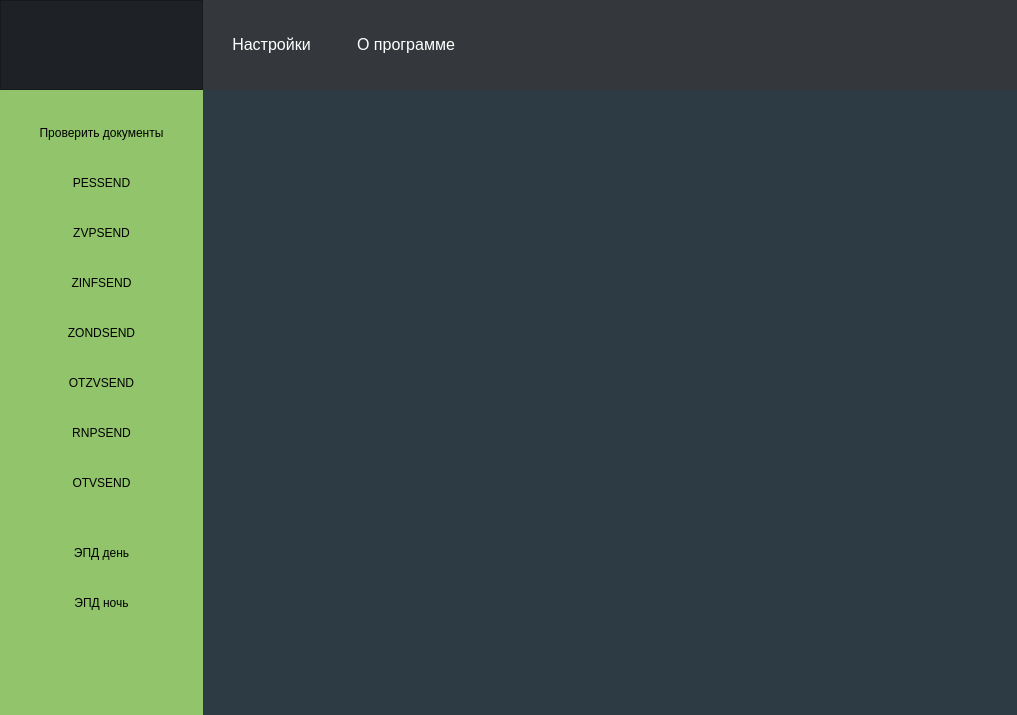
<?xml version="1.0" encoding="UTF-8"?>
<ui version="4.0">
 <class>MainWindow</class>
 <widget class="QMainWindow" name="MainWindow">
  <property name="geometry">
   <rect>
    <x>0</x>
    <y>0</y>
    <width>1017</width>
    <height>715</height>
   </rect>
  </property>
  <property name="windowTitle">
   <string>MainWindow</string>
  </property>
  <property name="styleSheet">
   <string notr="true">background-color: rgb(45, 59, 68);</string>
  </property>
  <widget class="QWidget" name="centralwidget">
   <layout class="QVBoxLayout" name="verticalLayout" stretch="0,0">
    <property name="spacing">
     <number>0</number>
    </property>
    <property name="leftMargin">
     <number>0</number>
    </property>
    <property name="topMargin">
     <number>0</number>
    </property>
    <property name="rightMargin">
     <number>0</number>
    </property>
    <property name="bottomMargin">
     <number>0</number>
    </property>
    <item>
     <widget class="QWidget" name="widget_2" native="true">
      <property name="minimumSize">
       <size>
        <width>0</width>
        <height>90</height>
       </size>
      </property>
      <property name="maximumSize">
       <size>
        <width>16777215</width>
        <height>90</height>
       </size>
      </property>
      <property name="styleSheet">
       <string notr="true">QWidget{
	background-color: rgb(52, 56, 60);
}
</string>
      </property>
      <layout class="QHBoxLayout" name="horizontalLayout" stretch="1,4">
       <property name="spacing">
        <number>0</number>
       </property>
       <property name="leftMargin">
        <number>0</number>
       </property>
       <property name="topMargin">
        <number>0</number>
       </property>
       <property name="rightMargin">
        <number>0</number>
       </property>
       <property name="bottomMargin">
        <number>0</number>
       </property>
       <item>
        <widget class="QFrame" name="frame_4">
         <property name="styleSheet">
          <string notr="true">QWidget{
background-color: rgb(30, 34, 38);
}</string>
         </property>
         <property name="frameShape">
          <enum>QFrame::StyledPanel</enum>
         </property>
         <property name="frameShadow">
          <enum>QFrame::Raised</enum>
         </property>
         <layout class="QVBoxLayout" name="verticalLayout_2">
          <item>
           <widget class="QLabel" name="label">
            <property name="text">
             <string/>
            </property>
            <property name="pixmap">
             <pixmap resource="resource.qrc">:/bank.png</pixmap>
            </property>
            <property name="scaledContents">
             <bool>false</bool>
            </property>
            <property name="alignment">
             <set>Qt::AlignCenter</set>
            </property>
           </widget>
          </item>
         </layout>
        </widget>
       </item>
       <item>
        <widget class="QWidget" name="widget_5" native="true">
         <property name="styleSheet">
          <string notr="true">.QPushButton {
color: white;
border: none;
padding-left: 20px;
padding-right: 20px;
}
.QPushButton:hover {
color: red;
border: none;
padding-left: 20px;
padding-right: 20px;
}</string>
         </property>
         <layout class="QHBoxLayout" name="horizontalLayout_3">
          <item>
           <widget class="QPushButton" name="pushButton">
            <property name="font">
             <font>
              <pointsize>12</pointsize>
              <weight>50</weight>
              <bold>false</bold>
             </font>
            </property>
            <property name="text">
             <string>Настройки</string>
            </property>
           </widget>
          </item>
          <item>
           <widget class="QPushButton" name="pushButton_2">
            <property name="font">
             <font>
              <pointsize>12</pointsize>
              <weight>50</weight>
              <bold>false</bold>
             </font>
            </property>
            <property name="text">
             <string>О программе</string>
            </property>
           </widget>
          </item>
          <item>
           <spacer name="horizontalSpacer">
            <property name="orientation">
             <enum>Qt::Horizontal</enum>
            </property>
            <property name="sizeHint" stdset="0">
             <size>
              <width>40</width>
              <height>20</height>
             </size>
            </property>
           </spacer>
          </item>
         </layout>
        </widget>
       </item>
      </layout>
     </widget>
    </item>
    <item>
     <widget class="QWidget" name="widget" native="true">
      <property name="minimumSize">
       <size>
        <width>0</width>
        <height>0</height>
       </size>
      </property>
      <property name="maximumSize">
       <size>
        <width>16777215</width>
        <height>16777215</height>
       </size>
      </property>
      <layout class="QHBoxLayout" name="horizontalLayout_2" stretch="1,4">
       <property name="spacing">
        <number>0</number>
       </property>
       <property name="leftMargin">
        <number>0</number>
       </property>
       <property name="topMargin">
        <number>0</number>
       </property>
       <property name="rightMargin">
        <number>0</number>
       </property>
       <property name="bottomMargin">
        <number>0</number>
       </property>
       <item>
        <widget class="QWidget" name="widget" native="true">
         <property name="styleSheet">
          <string notr="true">QWidget{
	background-color: #91C46B;
}

.QPushButton {
background-color: #91C46B;;
border-radius: 5px;
}
.QPushButton:hover {
background-color: #6d934f;;
border-radius: 5px;

}</string>
         </property>
         <layout class="QVBoxLayout" name="verticalLayout_3">
          <property name="spacing">
           <number>15</number>
          </property>
          <property name="leftMargin">
           <number>0</number>
          </property>
          <property name="topMargin">
           <number>25</number>
          </property>
          <property name="rightMargin">
           <number>0</number>
          </property>
          <property name="bottomMargin">
           <number>25</number>
          </property>
          <item>
           <widget class="QPushButton" name="chekDocuments">
            <property name="minimumSize">
             <size>
              <width>0</width>
              <height>35</height>
             </size>
            </property>
            <property name="text">
             <string>Проверить документы</string>
            </property>
            <property name="icon">
             <iconset resource="resource.qrc">
              <normaloff>:/check.png</normaloff>:/check.png</iconset>
            </property>
            <property name="iconSize">
             <size>
              <width>35</width>
              <height>35</height>
             </size>
            </property>
           </widget>
          </item>
          <item>
           <widget class="QPushButton" name="PESSEND">
            <property name="minimumSize">
             <size>
              <width>0</width>
              <height>35</height>
             </size>
            </property>
            <property name="text">
             <string>PESSEND</string>
            </property>
            <property name="icon">
             <iconset resource="resource.qrc">
              <normaloff>:/copy.png</normaloff>:/copy.png</iconset>
            </property>
            <property name="iconSize">
             <size>
              <width>35</width>
              <height>35</height>
             </size>
            </property>
           </widget>
          </item>
          <item>
           <widget class="QPushButton" name="ZVPSEND">
            <property name="minimumSize">
             <size>
              <width>0</width>
              <height>35</height>
             </size>
            </property>
            <property name="text">
             <string>ZVPSEND</string>
            </property>
            <property name="icon">
             <iconset resource="resource.qrc">
              <normaloff>:/copy.png</normaloff>:/copy.png</iconset>
            </property>
            <property name="iconSize">
             <size>
              <width>35</width>
              <height>35</height>
             </size>
            </property>
           </widget>
          </item>
          <item>
           <widget class="QPushButton" name="ZINFSEND">
            <property name="minimumSize">
             <size>
              <width>0</width>
              <height>35</height>
             </size>
            </property>
            <property name="text">
             <string>ZINFSEND</string>
            </property>
            <property name="icon">
             <iconset resource="resource.qrc">
              <normaloff>:/copy.png</normaloff>:/copy.png</iconset>
            </property>
            <property name="iconSize">
             <size>
              <width>35</width>
              <height>35</height>
             </size>
            </property>
           </widget>
          </item>
          <item>
           <widget class="QPushButton" name="ZONDSEND">
            <property name="minimumSize">
             <size>
              <width>0</width>
              <height>35</height>
             </size>
            </property>
            <property name="text">
             <string>ZONDSEND</string>
            </property>
            <property name="icon">
             <iconset resource="resource.qrc">
              <normaloff>:/copy.png</normaloff>:/copy.png</iconset>
            </property>
            <property name="iconSize">
             <size>
              <width>35</width>
              <height>35</height>
             </size>
            </property>
           </widget>
          </item>
          <item>
           <widget class="QPushButton" name="OTZVSEND">
            <property name="minimumSize">
             <size>
              <width>0</width>
              <height>35</height>
             </size>
            </property>
            <property name="text">
             <string>OTZVSEND</string>
            </property>
            <property name="icon">
             <iconset resource="resource.qrc">
              <normaloff>:/copy.png</normaloff>:/copy.png</iconset>
            </property>
            <property name="iconSize">
             <size>
              <width>35</width>
              <height>35</height>
             </size>
            </property>
           </widget>
          </item>
          <item>
           <widget class="QPushButton" name="RNPSEND">
            <property name="minimumSize">
             <size>
              <width>0</width>
              <height>35</height>
             </size>
            </property>
            <property name="text">
             <string>RNPSEND</string>
            </property>
            <property name="icon">
             <iconset resource="resource.qrc">
              <normaloff>:/copy.png</normaloff>:/copy.png</iconset>
            </property>
            <property name="iconSize">
             <size>
              <width>35</width>
              <height>35</height>
             </size>
            </property>
           </widget>
          </item>
          <item>
           <widget class="QPushButton" name="OTVSEND">
            <property name="minimumSize">
             <size>
              <width>0</width>
              <height>35</height>
             </size>
            </property>
            <property name="styleSheet">
             <string notr="true"/>
            </property>
            <property name="text">
             <string>OTVSEND</string>
            </property>
            <property name="icon">
             <iconset resource="resource.qrc">
              <normaloff>:/copy.png</normaloff>:/copy.png</iconset>
            </property>
            <property name="iconSize">
             <size>
              <width>35</width>
              <height>35</height>
             </size>
            </property>
           </widget>
          </item>
          <item>
           <spacer name="verticalSpacer">
            <property name="orientation">
             <enum>Qt::Vertical</enum>
            </property>
            <property name="sizeHint" stdset="0">
             <size>
              <width>20</width>
              <height>40</height>
             </size>
            </property>
           </spacer>
          </item>
          <item>
           <widget class="QPushButton" name="day">
            <property name="minimumSize">
             <size>
              <width>0</width>
              <height>35</height>
             </size>
            </property>
            <property name="text">
             <string>ЭПД день</string>
            </property>
            <property name="icon">
             <iconset resource="resource.qrc">
              <normaloff>:/code.png</normaloff>:/code.png</iconset>
            </property>
            <property name="iconSize">
             <size>
              <width>35</width>
              <height>35</height>
             </size>
            </property>
           </widget>
          </item>
          <item>
           <widget class="QPushButton" name="night">
            <property name="minimumSize">
             <size>
              <width>0</width>
              <height>35</height>
             </size>
            </property>
            <property name="text">
             <string>ЭПД ночь</string>
            </property>
            <property name="icon">
             <iconset resource="resource.qrc">
              <normaloff>:/code.png</normaloff>:/code.png</iconset>
            </property>
            <property name="iconSize">
             <size>
              <width>35</width>
              <height>35</height>
             </size>
            </property>
           </widget>
          </item>
          <item>
           <spacer name="verticalSpacer_2">
            <property name="orientation">
             <enum>Qt::Vertical</enum>
            </property>
            <property name="sizeHint" stdset="0">
             <size>
              <width>20</width>
              <height>40</height>
             </size>
            </property>
           </spacer>
          </item>
          <item>
           <widget class="QPushButton" name="clearWindow">
            <property name="minimumSize">
             <size>
              <width>0</width>
              <height>35</height>
             </size>
            </property>
            <property name="text">
             <string/>
            </property>
            <property name="icon">
             <iconset resource="resource.qrc">
              <normaloff>:/clear.png</normaloff>:/clear.png</iconset>
            </property>
            <property name="iconSize">
             <size>
              <width>40</width>
              <height>40</height>
             </size>
            </property>
           </widget>
          </item>
         </layout>
        </widget>
       </item>
       <item>
        <widget class="QWidget" name="widget_3" native="true">
         <property name="font">
          <font>
           <weight>50</weight>
           <bold>false</bold>
          </font>
         </property>
         <property name="styleSheet">
          <string notr="true">.QTextEdit{
	background-color: rgb(45, 59, 68);
	border: none;
	color: white;
	padding: 20px;
}

</string>
         </property>
         <layout class="QVBoxLayout" name="verticalLayout_5">
          <property name="spacing">
           <number>0</number>
          </property>
          <property name="leftMargin">
           <number>0</number>
          </property>
          <property name="topMargin">
           <number>0</number>
          </property>
          <property name="rightMargin">
           <number>0</number>
          </property>
          <property name="bottomMargin">
           <number>0</number>
          </property>
          <item>
           <widget class="QTextEdit" name="textEdit">
            <property name="maximumSize">
             <size>
              <width>16777215</width>
              <height>16777215</height>
             </size>
            </property>
            <property name="font">
             <font>
              <pointsize>12</pointsize>
              <weight>50</weight>
              <italic>false</italic>
              <bold>false</bold>
             </font>
            </property>
            <property name="readOnly">
             <bool>false</bool>
            </property>
           </widget>
          </item>
         </layout>
        </widget>
       </item>
      </layout>
     </widget>
    </item>
   </layout>
  </widget>
  <action name="settings">
   <property name="text">
    <string>Настройки</string>
   </property>
  </action>
  <action name="about">
   <property name="text">
    <string>О программе</string>
   </property>
  </action>
 </widget>
 <resources>
  <include location="resource.qrc"/>
 </resources>
 <connections/>
</ui>
